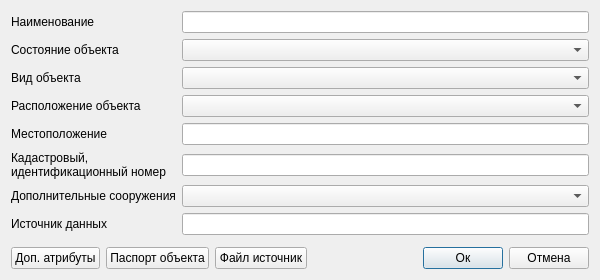
<?xml version="1.0" encoding="UTF-8"?>
<ui version="4.0">
 <class>Dialog</class>
 <widget class="QDialog" name="Dialog">
  <property name="geometry">
   <rect>
    <x>0</x>
    <y>0</y>
    <width>600</width>
    <height>280</height>
   </rect>
  </property>
  <property name="minimumSize">
   <size>
    <width>600</width>
    <height>280</height>
   </size>
  </property>
  <property name="windowTitle">
   <string>Объекты электроснабжения (полигон)</string>
  </property>
  <property name="accessibleName">
   <string notr="true">btnSave</string>
  </property>
  <layout class="QVBoxLayout" name="verticalLayout_2">
   <item>
    <layout class="QGridLayout" name="gridLayout_2">
     <item row="0" column="1">
      <layout class="QHBoxLayout" name="horizontalLayout_4">
       <item>
        <layout class="QGridLayout" name="gridLayout_3">
         <item row="2" column="0">
          <widget class="QLabel" name="label_11">
           <property name="text">
            <string>Вид объекта</string>
           </property>
          </widget>
         </item>
         <item row="7" column="0">
          <widget class="QLabel" name="label_25">
           <property name="text">
            <string>Источник данных</string>
           </property>
          </widget>
         </item>
         <item row="5" column="0">
          <widget class="QLabel" name="label_24">
           <property name="text">
            <string>Кадастровый, 
идентификационный номер</string>
           </property>
          </widget>
         </item>
         <item row="1" column="0">
          <widget class="QLabel" name="label_10">
           <property name="text">
            <string>Состояние объекта</string>
           </property>
          </widget>
         </item>
         <item row="7" column="1">
          <widget class="QLineEdit" name="tbDataSource">
           <property name="clearButtonEnabled">
            <bool>true</bool>
           </property>
          </widget>
         </item>
         <item row="3" column="0">
          <widget class="QLabel" name="label_2">
           <property name="text">
            <string>Расположение объекта</string>
           </property>
          </widget>
         </item>
         <item row="4" column="1">
          <widget class="QLineEdit" name="tbLocation">
           <property name="clearButtonEnabled">
            <bool>true</bool>
           </property>
          </widget>
         </item>
         <item row="1" column="1">
          <widget class="QComboBox" name="cbObjectState">
           <property name="accessibleName">
            <string notr="true">cbPipeType</string>
           </property>
          </widget>
         </item>
         <item row="0" column="1">
          <widget class="QLineEdit" name="tbDenomination">
           <property name="clearButtonEnabled">
            <bool>true</bool>
           </property>
          </widget>
         </item>
         <item row="4" column="0">
          <widget class="QLabel" name="label_3">
           <property name="text">
            <string>Местоположение</string>
           </property>
          </widget>
         </item>
         <item row="0" column="0">
          <widget class="QLabel" name="label">
           <property name="text">
            <string>Наименование</string>
           </property>
          </widget>
         </item>
         <item row="5" column="1">
          <widget class="QLineEdit" name="tbCadastralNumber">
           <property name="clearButtonEnabled">
            <bool>true</bool>
           </property>
          </widget>
         </item>
         <item row="3" column="1">
          <widget class="QgsCheckableComboBox" name="cbArrangement"/>
         </item>
         <item row="2" column="1">
          <widget class="QComboBox" name="cbObjectType">
           <property name="accessibleName">
            <string notr="true">cbPipeType</string>
           </property>
          </widget>
         </item>
         <item row="6" column="0">
          <widget class="QLabel" name="label_4">
           <property name="text">
            <string>Дополнительные сооружения</string>
           </property>
          </widget>
         </item>
         <item row="6" column="1">
          <widget class="QComboBox" name="cbAdditionalStructures"/>
         </item>
        </layout>
       </item>
      </layout>
     </item>
     <item row="3" column="1">
      <layout class="QHBoxLayout" name="horizontalLayout">
       <item>
        <widget class="QPushButton" name="btnAdditionalAttributes">
         <property name="text">
          <string>Доп. атрибуты</string>
         </property>
        </widget>
       </item>
       <item>
        <widget class="QPushButton" name="btnObjectPassport">
         <property name="text">
          <string>Паспорт объекта</string>
         </property>
        </widget>
       </item>
       <item>
        <widget class="QPushButton" name="btnDownloadFiles">
         <property name="text">
          <string>Файл источник</string>
         </property>
        </widget>
       </item>
       <item>
        <spacer name="horizontalSpacer">
         <property name="orientation">
          <enum>Qt::Horizontal</enum>
         </property>
         <property name="sizeHint" stdset="0">
          <size>
           <width>40</width>
           <height>20</height>
          </size>
         </property>
        </spacer>
       </item>
       <item>
        <widget class="QPushButton" name="btnOk">
         <property name="accessibleName">
          <string notr="true">btnSave</string>
         </property>
         <property name="text">
          <string>Ок</string>
         </property>
         <property name="default">
          <bool>true</bool>
         </property>
        </widget>
       </item>
       <item>
        <widget class="QPushButton" name="btnCancel">
         <property name="accessibleName">
          <string notr="true">btnCancel</string>
         </property>
         <property name="text">
          <string>Отмена</string>
         </property>
        </widget>
       </item>
      </layout>
     </item>
     <item row="2" column="1">
      <layout class="QHBoxLayout" name="horizontalLayout_2">
       <item>
        <spacer name="verticalSpacer">
         <property name="orientation">
          <enum>Qt::Vertical</enum>
         </property>
         <property name="sizeHint" stdset="0">
          <size>
           <width>20</width>
           <height>40</height>
          </size>
         </property>
        </spacer>
       </item>
      </layout>
     </item>
    </layout>
   </item>
  </layout>
 </widget>
 <customwidgets>
  <customwidget>
   <class>QgsCheckableComboBox</class>
   <extends>QComboBox</extends>
   <header>qgscheckablecombobox.h</header>
  </customwidget>
 </customwidgets>
 <tabstops>
  <tabstop>tbDenomination</tabstop>
  <tabstop>cbObjectState</tabstop>
  <tabstop>cbObjectType</tabstop>
  <tabstop>cbArrangement</tabstop>
  <tabstop>tbLocation</tabstop>
  <tabstop>tbCadastralNumber</tabstop>
  <tabstop>cbAdditionalStructures</tabstop>
  <tabstop>tbDataSource</tabstop>
  <tabstop>btnAdditionalAttributes</tabstop>
  <tabstop>btnObjectPassport</tabstop>
  <tabstop>btnDownloadFiles</tabstop>
  <tabstop>btnOk</tabstop>
  <tabstop>btnCancel</tabstop>
 </tabstops>
 <resources/>
 <connections/>
</ui>
